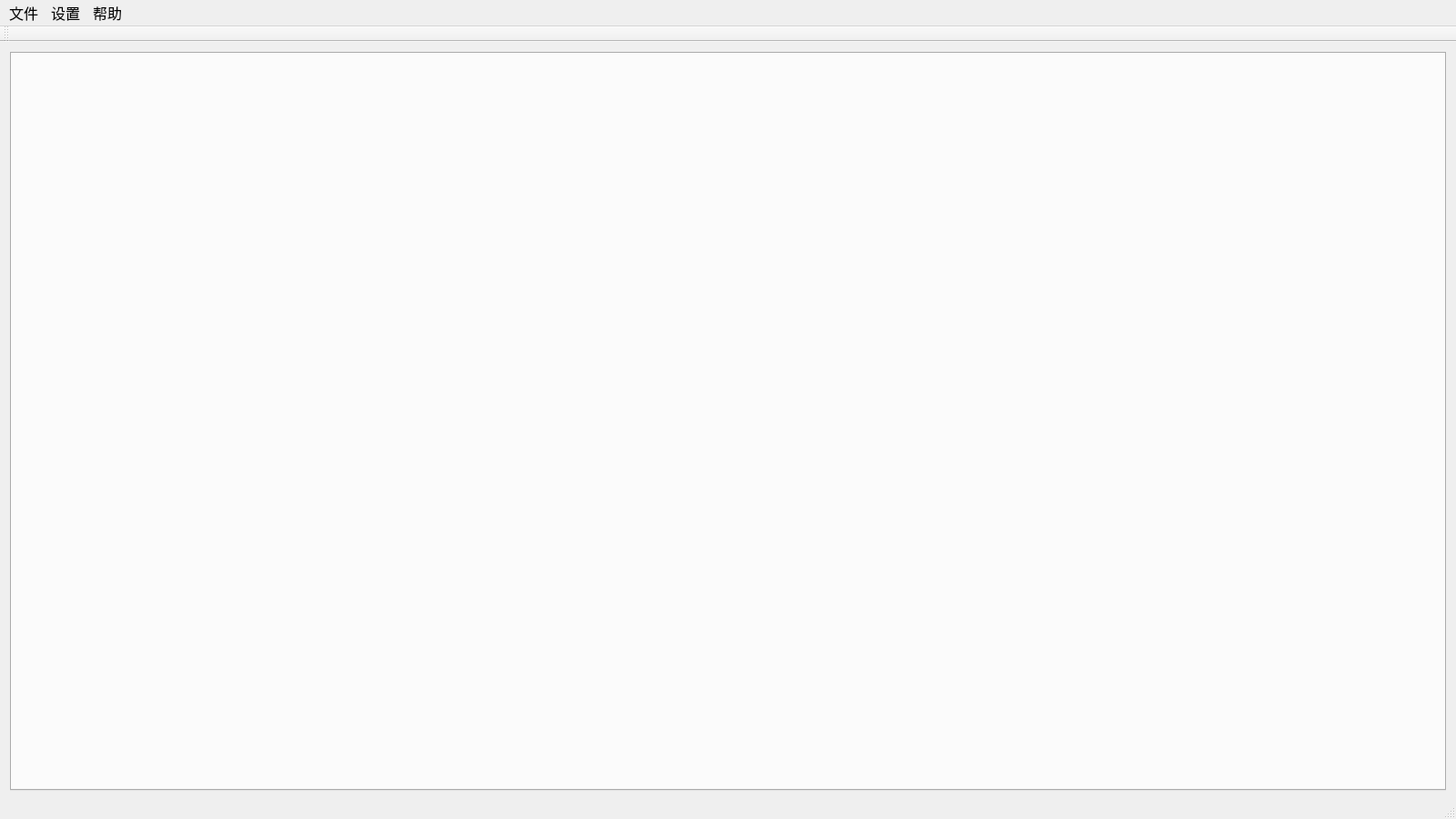
<?xml version="1.0" encoding="UTF-8"?>
<ui version="4.0">
 <class>camera_gui</class>
 <widget class="QMainWindow" name="camera_gui">
  <property name="geometry">
   <rect>
    <x>0</x>
    <y>0</y>
    <width>1600</width>
    <height>900</height>
   </rect>
  </property>
  <property name="font">
   <font>
    <family>微软雅黑</family>
    <pointsize>12</pointsize>
   </font>
  </property>
  <property name="windowTitle">
   <string>LUMOS</string>
  </property>
  <property name="windowIcon">
   <iconset resource="dexforce_camera_gui.qrc">
    <normaloff>:/dexforce_camera_gui/image/xema logo.png</normaloff>:/dexforce_camera_gui/image/xema logo.png</iconset>
  </property>
  <property name="windowOpacity">
   <double>1.000000000000000</double>
  </property>
  <property name="iconSize">
   <size>
    <width>64</width>
    <height>64</height>
   </size>
  </property>
  <widget class="QWidget" name="centralWidget">
   <layout class="QHBoxLayout" name="horizontalLayout">
    <item>
     <widget class="QTabWidget" name="tabWidget_view">
      <property name="enabled">
       <bool>true</bool>
      </property>
      <property name="sizePolicy">
       <sizepolicy hsizetype="Preferred" vsizetype="Preferred">
        <horstretch>0</horstretch>
        <verstretch>0</verstretch>
       </sizepolicy>
      </property>
      <property name="font">
       <font>
        <pointsize>18</pointsize>
       </font>
      </property>
      <property name="currentIndex">
       <number>0</number>
      </property>
      <property name="tabBarAutoHide">
       <bool>true</bool>
      </property>
      <widget class="CameraCaptureGui" name="tab_capture">
       <attribute name="title">
        <string>采集</string>
       </attribute>
      </widget>
     </widget>
    </item>
   </layout>
  </widget>
  <widget class="QMenuBar" name="menuBar">
   <property name="geometry">
    <rect>
     <x>0</x>
     <y>0</y>
     <width>1600</width>
     <height>23</height>
    </rect>
   </property>
   <widget class="QMenu" name="menu_help">
    <property name="font">
     <font>
      <family>微软雅黑</family>
      <pointsize>12</pointsize>
     </font>
    </property>
    <property name="title">
     <string>帮助</string>
    </property>
    <addaction name="actionAbout"/>
    <addaction name="action_get_calibration_param"/>
    <addaction name="action_update_firmware"/>
   </widget>
   <widget class="QMenu" name="menu_file">
    <property name="font">
     <font>
      <family>微软雅黑</family>
      <pointsize>12</pointsize>
     </font>
    </property>
    <property name="title">
     <string>文件</string>
    </property>
    <addaction name="action_load_camera_config"/>
    <addaction name="action_save_camera_config"/>
    <addaction name="action_exit"/>
   </widget>
   <widget class="QMenu" name="menu_setting">
    <property name="font">
     <font>
      <family>微软雅黑</family>
      <pointsize>12</pointsize>
     </font>
    </property>
    <property name="title">
     <string>设置</string>
    </property>
    <addaction name="action_select_calibration_board"/>
    <addaction name="action_outlier_removal"/>
   </widget>
   <addaction name="menu_file"/>
   <addaction name="menu_setting"/>
   <addaction name="menu_help"/>
  </widget>
  <widget class="QToolBar" name="mainToolBar">
   <attribute name="toolBarArea">
    <enum>TopToolBarArea</enum>
   </attribute>
   <attribute name="toolBarBreak">
    <bool>false</bool>
   </attribute>
  </widget>
  <widget class="QStatusBar" name="statusBar">
   <property name="maximumSize">
    <size>
     <width>16777215</width>
     <height>20</height>
    </size>
   </property>
  </widget>
  <action name="actionAbout">
   <property name="text">
    <string>关于</string>
   </property>
   <property name="font">
    <font>
     <family>微软雅黑</family>
     <pointsize>12</pointsize>
    </font>
   </property>
  </action>
  <action name="action_load_camera_config">
   <property name="text">
    <string>加载相机配置</string>
   </property>
   <property name="font">
    <font>
     <family>微软雅黑</family>
     <pointsize>12</pointsize>
    </font>
   </property>
  </action>
  <action name="action_save_camera_config">
   <property name="text">
    <string>保存相机配置</string>
   </property>
   <property name="font">
    <font>
     <family>微软雅黑</family>
     <pointsize>12</pointsize>
    </font>
   </property>
  </action>
  <action name="action_exit">
   <property name="text">
    <string>退出</string>
   </property>
   <property name="font">
    <font>
     <family>微软雅黑</family>
     <pointsize>12</pointsize>
    </font>
   </property>
  </action>
  <action name="action_get_calibration_param">
   <property name="text">
    <string>标定参数</string>
   </property>
   <property name="font">
    <font>
     <family>微软雅黑</family>
     <pointsize>12</pointsize>
    </font>
   </property>
  </action>
  <action name="action_select_calibration_board">
   <property name="text">
    <string>选择标定板</string>
   </property>
   <property name="font">
    <font>
     <pointsize>12</pointsize>
    </font>
   </property>
  </action>
  <action name="action_outlier_removal">
   <property name="text">
    <string>滤除外点</string>
   </property>
  </action>
  <action name="action_update_firmware">
   <property name="text">
    <string>固件升级</string>
   </property>
  </action>
 </widget>
 <layoutdefault spacing="6" margin="11"/>
 <customwidgets>
  <customwidget>
   <class>CameraCaptureGui</class>
   <extends>QWidget</extends>
   <header>camera_capture_gui.h</header>
   <container>1</container>
  </customwidget>
 </customwidgets>
 <resources>
  <include location="dexforce_camera_gui.qrc"/>
 </resources>
 <connections/>
</ui>
